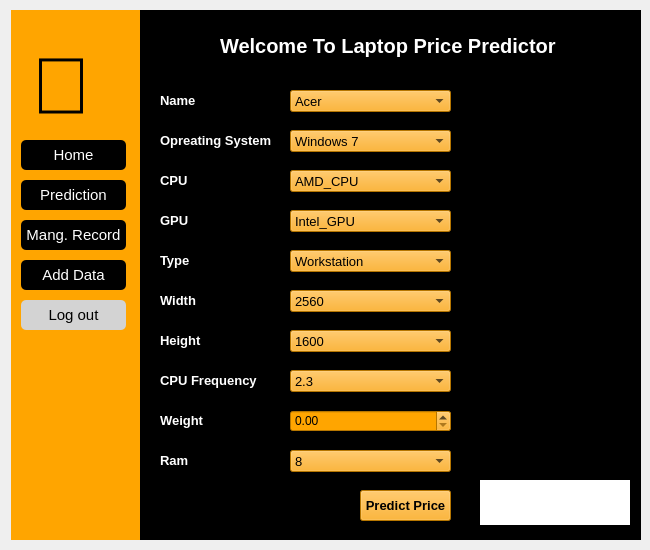
<?xml version="1.0" encoding="UTF-8"?>
<ui version="4.0">
 <class>Form</class>
 <widget class="QWidget" name="Form">
  <property name="geometry">
   <rect>
    <x>0</x>
    <y>0</y>
    <width>650</width>
    <height>550</height>
   </rect>
  </property>
  <property name="windowTitle">
   <string>Form</string>
  </property>
  <widget class="QWidget" name="navwidget" native="true">
   <property name="geometry">
    <rect>
     <x>11</x>
     <y>10</y>
     <width>130</width>
     <height>530</height>
    </rect>
   </property>
   <property name="styleSheet">
    <string notr="true">background-color:orange;</string>
   </property>
   <widget class="QPushButton" name="predformbutton">
    <property name="geometry">
     <rect>
      <x>10</x>
      <y>170</y>
      <width>105</width>
      <height>30</height>
     </rect>
    </property>
    <property name="font">
     <font>
      <pointsize>11</pointsize>
      <weight>50</weight>
      <bold>false</bold>
     </font>
    </property>
    <property name="styleSheet">
     <string notr="true">QPushButton#predformbutton{
background-color:black;
color:white;
border-radius:5px;
}

QPushButton#predformbutton:pressed{
background-color:orange;
}

</string>
    </property>
    <property name="text">
     <string>Prediction</string>
    </property>
   </widget>
   <widget class="QPushButton" name="viewbutton">
    <property name="geometry">
     <rect>
      <x>10</x>
      <y>210</y>
      <width>105</width>
      <height>30</height>
     </rect>
    </property>
    <property name="font">
     <font>
      <pointsize>11</pointsize>
      <weight>50</weight>
      <bold>false</bold>
     </font>
    </property>
    <property name="styleSheet">
     <string notr="true">QPushButton#viewbutton{
background-color:black;
color:white;
border-radius:5px;
}

QPushButton#viewbutton:pressed{
background-color:orange;
}

</string>
    </property>
    <property name="text">
     <string>Mang. Record</string>
    </property>
   </widget>
   <widget class="QPushButton" name="dbbutton">
    <property name="geometry">
     <rect>
      <x>10</x>
      <y>250</y>
      <width>105</width>
      <height>30</height>
     </rect>
    </property>
    <property name="font">
     <font>
      <pointsize>11</pointsize>
      <weight>50</weight>
      <bold>false</bold>
     </font>
    </property>
    <property name="styleSheet">
     <string notr="true">QPushButton#dbbutton{
background-color:black;
color:white;
border-radius:5px;
}

QPushButton#dbbutton:pressed{
background-color:orange;
}

</string>
    </property>
    <property name="text">
     <string>Add Data</string>
    </property>
   </widget>
   <widget class="QPushButton" name="logoutbutton">
    <property name="geometry">
     <rect>
      <x>10</x>
      <y>290</y>
      <width>105</width>
      <height>30</height>
     </rect>
    </property>
    <property name="font">
     <font>
      <pointsize>11</pointsize>
      <weight>50</weight>
      <bold>false</bold>
     </font>
    </property>
    <property name="styleSheet">
     <string notr="true">QPushButton#logoutbutton{
background-color:lightgrey;
color:black;
border-radius:5px;
}

QPushButton#logoutbutton:pressed{
background-color:orange;
}

</string>
    </property>
    <property name="text">
     <string>Log out</string>
    </property>
   </widget>
   <widget class="QLabel" name="label_13">
    <property name="geometry">
     <rect>
      <x>20</x>
      <y>40</y>
      <width>91</width>
      <height>71</height>
     </rect>
    </property>
    <property name="font">
     <font>
      <pointsize>60</pointsize>
      <weight>75</weight>
      <bold>true</bold>
     </font>
    </property>
    <property name="text">
     <string></string>
    </property>
   </widget>
   <widget class="QPushButton" name="homebutton">
    <property name="geometry">
     <rect>
      <x>10</x>
      <y>130</y>
      <width>105</width>
      <height>30</height>
     </rect>
    </property>
    <property name="font">
     <font>
      <pointsize>11</pointsize>
      <weight>50</weight>
      <bold>false</bold>
     </font>
    </property>
    <property name="styleSheet">
     <string notr="true">QPushButton#homebutton{
background-color:black;
color:white;
border-radius:5px;
}

QPushButton#homebutton:pressed{
background-color:orange;
}

</string>
    </property>
    <property name="text">
     <string>Home</string>
    </property>
   </widget>
  </widget>
  <widget class="QWidget" name="displaywidget" native="true">
   <property name="geometry">
    <rect>
     <x>140</x>
     <y>10</y>
     <width>501</width>
     <height>530</height>
    </rect>
   </property>
   <property name="styleSheet">
    <string notr="true">background-color:black;</string>
   </property>
   <widget class="QComboBox" name="oscombo">
    <property name="geometry">
     <rect>
      <x>150</x>
      <y>120</y>
      <width>161</width>
      <height>22</height>
     </rect>
    </property>
    <property name="font">
     <font>
      <pointsize>10</pointsize>
     </font>
    </property>
    <property name="styleSheet">
     <string notr="true">background-color:orange;
color:black;
</string>
    </property>
    <item>
     <property name="text">
      <string>Windows 7</string>
     </property>
    </item>
    <item>
     <property name="text">
      <string>Linux</string>
     </property>
    </item>
    <item>
     <property name="text">
      <string>MSI</string>
     </property>
    </item>
    <item>
     <property name="text">
      <string>No OS</string>
     </property>
    </item>
   </widget>
   <widget class="QLabel" name="label">
    <property name="geometry">
     <rect>
      <x>80</x>
      <y>20</y>
      <width>371</width>
      <height>31</height>
     </rect>
    </property>
    <property name="font">
     <font>
      <pointsize>15</pointsize>
      <weight>75</weight>
      <bold>true</bold>
     </font>
    </property>
    <property name="styleSheet">
     <string notr="true">color:white;</string>
    </property>
    <property name="frameShape">
     <enum>QFrame::NoFrame</enum>
    </property>
    <property name="text">
     <string>Welcome To Laptop Price Predictor</string>
    </property>
   </widget>
   <widget class="QLabel" name="label_2">
    <property name="geometry">
     <rect>
      <x>20</x>
      <y>120</y>
      <width>121</width>
      <height>21</height>
     </rect>
    </property>
    <property name="font">
     <font>
      <pointsize>10</pointsize>
      <weight>75</weight>
      <bold>true</bold>
     </font>
    </property>
    <property name="styleSheet">
     <string notr="true">color:white;</string>
    </property>
    <property name="text">
     <string>Opreating System</string>
    </property>
   </widget>
   <widget class="QLabel" name="label_3">
    <property name="geometry">
     <rect>
      <x>20</x>
      <y>160</y>
      <width>121</width>
      <height>21</height>
     </rect>
    </property>
    <property name="font">
     <font>
      <pointsize>10</pointsize>
      <weight>75</weight>
      <bold>true</bold>
     </font>
    </property>
    <property name="styleSheet">
     <string notr="true">color:white;</string>
    </property>
    <property name="text">
     <string>CPU</string>
    </property>
   </widget>
   <widget class="QComboBox" name="cpucombo">
    <property name="geometry">
     <rect>
      <x>150</x>
      <y>160</y>
      <width>161</width>
      <height>22</height>
     </rect>
    </property>
    <property name="font">
     <font>
      <pointsize>10</pointsize>
     </font>
    </property>
    <property name="styleSheet">
     <string notr="true">background-color:orange;
color:black;
</string>
    </property>
    <item>
     <property name="text">
      <string>AMD_CPU</string>
     </property>
    </item>
    <item>
     <property name="text">
      <string>Intel_CPU</string>
     </property>
    </item>
   </widget>
   <widget class="QLabel" name="label_4">
    <property name="geometry">
     <rect>
      <x>20</x>
      <y>200</y>
      <width>121</width>
      <height>21</height>
     </rect>
    </property>
    <property name="font">
     <font>
      <pointsize>10</pointsize>
      <weight>75</weight>
      <bold>true</bold>
     </font>
    </property>
    <property name="styleSheet">
     <string notr="true">color:white;</string>
    </property>
    <property name="text">
     <string>GPU</string>
    </property>
   </widget>
   <widget class="QComboBox" name="gpucombo">
    <property name="geometry">
     <rect>
      <x>150</x>
      <y>200</y>
      <width>161</width>
      <height>22</height>
     </rect>
    </property>
    <property name="font">
     <font>
      <pointsize>10</pointsize>
     </font>
    </property>
    <property name="styleSheet">
     <string notr="true">background-color:orange;
color:black;
</string>
    </property>
    <item>
     <property name="text">
      <string>Intel_GPU</string>
     </property>
    </item>
    <item>
     <property name="text">
      <string>AMD_GPU</string>
     </property>
    </item>
    <item>
     <property name="text">
      <string>Nvidia_GPU</string>
     </property>
    </item>
   </widget>
   <widget class="QLabel" name="label_5">
    <property name="geometry">
     <rect>
      <x>20</x>
      <y>80</y>
      <width>121</width>
      <height>21</height>
     </rect>
    </property>
    <property name="font">
     <font>
      <pointsize>10</pointsize>
      <weight>75</weight>
      <bold>true</bold>
     </font>
    </property>
    <property name="styleSheet">
     <string notr="true">color:white;</string>
    </property>
    <property name="text">
     <string>Name</string>
    </property>
   </widget>
   <widget class="QLabel" name="label_6">
    <property name="geometry">
     <rect>
      <x>20</x>
      <y>240</y>
      <width>121</width>
      <height>21</height>
     </rect>
    </property>
    <property name="font">
     <font>
      <pointsize>10</pointsize>
      <weight>75</weight>
      <bold>true</bold>
     </font>
    </property>
    <property name="styleSheet">
     <string notr="true">color:white;</string>
    </property>
    <property name="text">
     <string>Type</string>
    </property>
   </widget>
   <widget class="QComboBox" name="typecombo">
    <property name="geometry">
     <rect>
      <x>150</x>
      <y>240</y>
      <width>161</width>
      <height>22</height>
     </rect>
    </property>
    <property name="font">
     <font>
      <pointsize>10</pointsize>
     </font>
    </property>
    <property name="styleSheet">
     <string notr="true">background-color:orange;
color:black;
</string>
    </property>
    <item>
     <property name="text">
      <string>Workstation</string>
     </property>
    </item>
    <item>
     <property name="text">
      <string>Ultrabook</string>
     </property>
    </item>
    <item>
     <property name="text">
      <string>Gaming</string>
     </property>
    </item>
    <item>
     <property name="text">
      <string>Notebook</string>
     </property>
    </item>
   </widget>
   <widget class="QComboBox" name="namecombo">
    <property name="geometry">
     <rect>
      <x>150</x>
      <y>80</y>
      <width>161</width>
      <height>22</height>
     </rect>
    </property>
    <property name="font">
     <font>
      <pointsize>10</pointsize>
     </font>
    </property>
    <property name="styleSheet">
     <string notr="true">background-color:orange;
color:black;
</string>
    </property>
    <item>
     <property name="text">
      <string>Acer</string>
     </property>
    </item>
    <item>
     <property name="text">
      <string>Razer</string>
     </property>
    </item>
   </widget>
   <widget class="QLabel" name="label_7">
    <property name="geometry">
     <rect>
      <x>20</x>
      <y>280</y>
      <width>121</width>
      <height>21</height>
     </rect>
    </property>
    <property name="font">
     <font>
      <pointsize>10</pointsize>
      <weight>75</weight>
      <bold>true</bold>
     </font>
    </property>
    <property name="styleSheet">
     <string notr="true">color:white;</string>
    </property>
    <property name="text">
     <string>Width</string>
    </property>
   </widget>
   <widget class="QComboBox" name="widthcombo">
    <property name="geometry">
     <rect>
      <x>150</x>
      <y>280</y>
      <width>161</width>
      <height>22</height>
     </rect>
    </property>
    <property name="font">
     <font>
      <pointsize>10</pointsize>
     </font>
    </property>
    <property name="styleSheet">
     <string notr="true">background-color:orange;
color:black;
</string>
    </property>
    <item>
     <property name="text">
      <string>2560</string>
     </property>
    </item>
    <item>
     <property name="text">
      <string>1440</string>
     </property>
    </item>
    <item>
     <property name="text">
      <string>1920</string>
     </property>
    </item>
    <item>
     <property name="text">
      <string>2880</string>
     </property>
    </item>
    <item>
     <property name="text">
      <string>1366</string>
     </property>
    </item>
    <item>
     <property name="text">
      <string>2304</string>
     </property>
    </item>
    <item>
     <property name="text">
      <string>3200</string>
     </property>
    </item>
    <item>
     <property name="text">
      <string>2256</string>
     </property>
    </item>
    <item>
     <property name="text">
      <string>3840</string>
     </property>
    </item>
    <item>
     <property name="text">
      <string>2160</string>
     </property>
    </item>
    <item>
     <property name="text">
      <string>1600</string>
     </property>
    </item>
    <item>
     <property name="text">
      <string>2736</string>
     </property>
    </item>
    <item>
     <property name="text">
      <string>2400</string>
     </property>
    </item>
   </widget>
   <widget class="QComboBox" name="heightcombo">
    <property name="geometry">
     <rect>
      <x>150</x>
      <y>320</y>
      <width>161</width>
      <height>22</height>
     </rect>
    </property>
    <property name="font">
     <font>
      <pointsize>10</pointsize>
     </font>
    </property>
    <property name="styleSheet">
     <string notr="true">background-color:orange;
color:black;
</string>
    </property>
    <item>
     <property name="text">
      <string>1600</string>
     </property>
    </item>
    <item>
     <property name="text">
      <string>1824</string>
     </property>
    </item>
    <item>
     <property name="text">
      <string>2160 </string>
     </property>
    </item>
    <item>
     <property name="text">
      <string>1504 </string>
     </property>
    </item>
    <item>
     <property name="text">
      <string>1200 </string>
     </property>
    </item>
    <item>
     <property name="text">
      <string>1440 </string>
     </property>
    </item>
    <item>
     <property name="text">
      <string>768 </string>
     </property>
    </item>
    <item>
     <property name="text">
      <string>1800  </string>
     </property>
    </item>
    <item>
     <property name="text">
      <string>1080 </string>
     </property>
    </item>
    <item>
     <property name="text">
      <string>900</string>
     </property>
    </item>
   </widget>
   <widget class="QLabel" name="label_8">
    <property name="geometry">
     <rect>
      <x>20</x>
      <y>320</y>
      <width>121</width>
      <height>21</height>
     </rect>
    </property>
    <property name="font">
     <font>
      <pointsize>10</pointsize>
      <weight>75</weight>
      <bold>true</bold>
     </font>
    </property>
    <property name="styleSheet">
     <string notr="true">color:white;</string>
    </property>
    <property name="text">
     <string>Height</string>
    </property>
   </widget>
   <widget class="QLabel" name="label_9">
    <property name="geometry">
     <rect>
      <x>20</x>
      <y>360</y>
      <width>121</width>
      <height>21</height>
     </rect>
    </property>
    <property name="font">
     <font>
      <pointsize>10</pointsize>
      <weight>75</weight>
      <bold>true</bold>
     </font>
    </property>
    <property name="styleSheet">
     <string notr="true">color:white;</string>
    </property>
    <property name="text">
     <string>CPU Frequency</string>
    </property>
   </widget>
   <widget class="QComboBox" name="cpufreqcombo">
    <property name="geometry">
     <rect>
      <x>150</x>
      <y>360</y>
      <width>161</width>
      <height>22</height>
     </rect>
    </property>
    <property name="font">
     <font>
      <pointsize>10</pointsize>
     </font>
    </property>
    <property name="styleSheet">
     <string notr="true">background-color:orange;
color:black;
</string>
    </property>
    <item>
     <property name="text">
      <string>2.3</string>
     </property>
    </item>
    <item>
     <property name="text">
      <string>1.92</string>
     </property>
    </item>
    <item>
     <property name="text">
      <string>1.8</string>
     </property>
    </item>
    <item>
     <property name="text">
      <string>2.5</string>
     </property>
    </item>
    <item>
     <property name="text">
      <string>2.7</string>
     </property>
    </item>
    <item>
     <property name="text">
      <string>0.9 </string>
     </property>
    </item>
    <item>
     <property name="text">
      <string>3.1</string>
     </property>
    </item>
    <item>
     <property name="text">
      <string>2.1 </string>
     </property>
    </item>
    <item>
     <property name="text">
      <string>1.0</string>
     </property>
    </item>
    <item>
     <property name="text">
      <string>3.2 </string>
     </property>
    </item>
    <item>
     <property name="text">
      <string>3.6 </string>
     </property>
    </item>
    <item>
     <property name="text">
      <string>3.0</string>
     </property>
    </item>
    <item>
     <property name="text">
      <string>2.6 </string>
     </property>
    </item>
    <item>
     <property name="text">
      <string>1.3 </string>
     </property>
    </item>
    <item>
     <property name="text">
      <string>1.1 </string>
     </property>
    </item>
    <item>
     <property name="text">
      <string>1.9 </string>
     </property>
    </item>
    <item>
     <property name="text">
      <string>1.5 </string>
     </property>
    </item>
    <item>
     <property name="text">
      <string>1.44</string>
     </property>
    </item>
    <item>
     <property name="text">
      <string>2.4  </string>
     </property>
    </item>
    <item>
     <property name="text">
      <string>2.2</string>
     </property>
    </item>
    <item>
     <property name="text">
      <string>2.9 </string>
     </property>
    </item>
    <item>
     <property name="text">
      <string>1.6</string>
     </property>
    </item>
    <item>
     <property name="text">
      <string>1.2 </string>
     </property>
    </item>
    <item>
     <property name="text">
      <string>2.8 </string>
     </property>
    </item>
    <item>
     <property name="text">
      <string>2.0</string>
     </property>
    </item>
   </widget>
   <widget class="QLabel" name="label_10">
    <property name="geometry">
     <rect>
      <x>20</x>
      <y>400</y>
      <width>121</width>
      <height>21</height>
     </rect>
    </property>
    <property name="font">
     <font>
      <pointsize>10</pointsize>
      <weight>75</weight>
      <bold>true</bold>
     </font>
    </property>
    <property name="styleSheet">
     <string notr="true">color:white;</string>
    </property>
    <property name="text">
     <string>Weight</string>
    </property>
   </widget>
   <widget class="QDoubleSpinBox" name="weightspinbox">
    <property name="geometry">
     <rect>
      <x>150</x>
      <y>400</y>
      <width>161</width>
      <height>22</height>
     </rect>
    </property>
    <property name="styleSheet">
     <string notr="true">background-color:orange;
color:black;</string>
    </property>
    <property name="maximum">
     <double>4.000000000000000</double>
    </property>
    <property name="singleStep">
     <double>0.010000000000000</double>
    </property>
   </widget>
   <widget class="QLabel" name="label_11">
    <property name="geometry">
     <rect>
      <x>20</x>
      <y>440</y>
      <width>121</width>
      <height>21</height>
     </rect>
    </property>
    <property name="font">
     <font>
      <pointsize>10</pointsize>
      <weight>75</weight>
      <bold>true</bold>
     </font>
    </property>
    <property name="styleSheet">
     <string notr="true">color:white;</string>
    </property>
    <property name="text">
     <string>Ram</string>
    </property>
   </widget>
   <widget class="QComboBox" name="ramcombo">
    <property name="geometry">
     <rect>
      <x>150</x>
      <y>440</y>
      <width>161</width>
      <height>22</height>
     </rect>
    </property>
    <property name="font">
     <font>
      <pointsize>10</pointsize>
     </font>
    </property>
    <property name="styleSheet">
     <string notr="true">background-color:orange;
color:black;
</string>
    </property>
    <item>
     <property name="text">
      <string>8</string>
     </property>
    </item>
    <item>
     <property name="text">
      <string>64</string>
     </property>
    </item>
    <item>
     <property name="text">
      <string>24</string>
     </property>
    </item>
    <item>
     <property name="text">
      <string>32 </string>
     </property>
    </item>
    <item>
     <property name="text">
      <string>6</string>
     </property>
    </item>
    <item>
     <property name="text">
      <string>12 </string>
     </property>
    </item>
    <item>
     <property name="text">
      <string>2</string>
     </property>
    </item>
    <item>
     <property name="text">
      <string>4</string>
     </property>
    </item>
    <item>
     <property name="text">
      <string>16</string>
     </property>
    </item>
   </widget>
   <widget class="QPushButton" name="predbutton">
    <property name="geometry">
     <rect>
      <x>220</x>
      <y>480</y>
      <width>91</width>
      <height>31</height>
     </rect>
    </property>
    <property name="font">
     <font>
      <pointsize>10</pointsize>
      <weight>75</weight>
      <bold>true</bold>
     </font>
    </property>
    <property name="styleSheet">
     <string notr="true">background-color:orange;</string>
    </property>
    <property name="text">
     <string>Predict Price</string>
    </property>
   </widget>
   <widget class="QLabel" name="predresultlabel">
    <property name="geometry">
     <rect>
      <x>340</x>
      <y>470</y>
      <width>150</width>
      <height>45</height>
     </rect>
    </property>
    <property name="font">
     <font>
      <pointsize>12</pointsize>
      <weight>75</weight>
      <bold>true</bold>
     </font>
    </property>
    <property name="styleSheet">
     <string notr="true">background-color:white;padding:5px;</string>
    </property>
    <property name="text">
     <string/>
    </property>
   </widget>
  </widget>
 </widget>
 <resources/>
 <connections/>
</ui>
